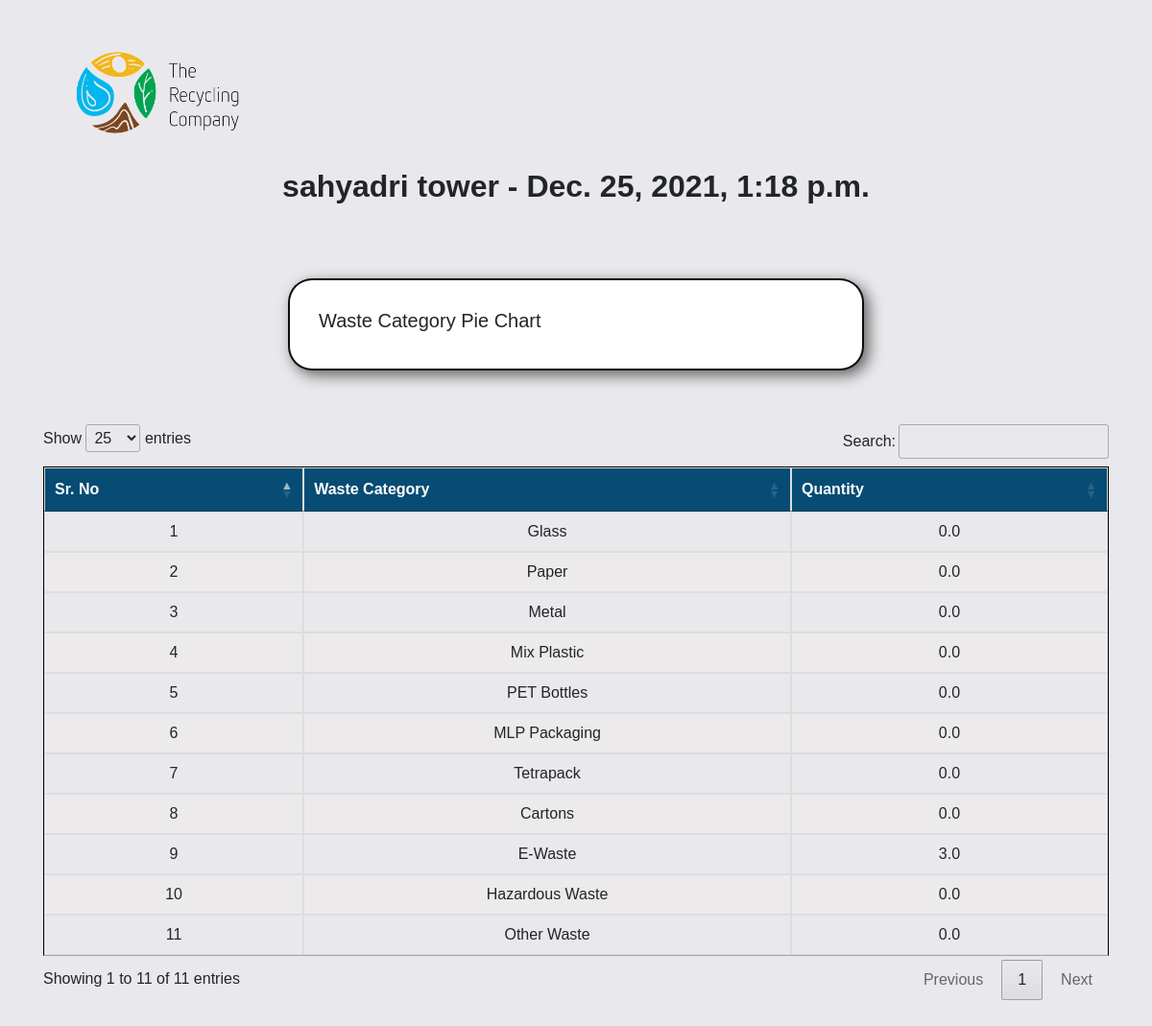
The app's page /societycollectiondetail/57 (signed in) with its own data.
### dashboard/models.py (models this page shows, shortened)
class SocietyCollection(models.Model):
    society_name = models.CharField(max_length=100)
    contact_person_name = models.CharField(max_length=100)
    contact_no = models.CharField(max_length=10)
    created_at = models.DateTimeField(auto_now_add=True)
    updated_at = models.DateTimeField(auto_now=True)
    society_location = models.CharField(max_length=300)
    employee_username = models.CharField(max_length=100)
    glass = models.FloatField(default=0,null=True,blank=True)
    paper = models.FloatField(default=0,null=True,blank=True)
    metal = models.FloatField(default=0,null=True,blank=True)
    mix_plastic = models.FloatField(default=0,null=True,blank=True)
    pet_bottles = models.FloatField(default=0,null=True,blank=True)
    mlp_packaging = models.FloatField(default=0,null=True,blank=True)
    tetrapack = models.FloatField(default=0,null=True,blank=True)
    cartons = models.FloatField(default=0,null=True,blank=True)
    e_waste = models.FloatField(default=0,null=True,blank=True)
    hazardous_waste = models.FloatField(default=0,null=True,blank=True)
    other_waste = models.FloatField(default=0,null=True,blank=True)

### dashboard/views.py (the view)
# urls.py: path("societycollectiondetail/<int:id>",views.societycollectiondetail,name='societycollectiondetail'),
def societycollectiondetail(request,id):
    if request.user.is_authenticated and request.user.is_superuser:
        collection = SocietyCollection.objects.get(id=id)
        return render(request,'societycollectiondetail.html',{"collection":collection})
    else:
        return redirect('adminlogin2')

### threco/templates/societycollectiondetail.html (shortened to what this page needs)
<!DOCTYPE html>
{% load static %}
<html>
<head>
    <link rel="stylesheet" href="https://stackpath.bootstrapcdn.com/bootstrap/4.2.1/css/bootstrap.min.css">
  <link rel="stylesheet" href="https://cdn.datatables.net/1.10.19/css/jquery.dataTables.min.css">
  <link rel="stylesheet" href="{% static 'css/table.css' %}">
  <link rel="stylesheet" href="{% static 'css/popupform.css' %}" />
</head>
<body>
<div class="folder">
   <div class="container">
       <img style="width: 245px;" src="{% static 'img/ThrecoLogo.png' %}" alt=""><br><br>
       <h2><b>{{collection.society_name}} - {{collection.created_at}}</b></h2>
       <br><br>
   </div>
</div>
<div class="chartdiv container">
   <div class="wrapperx">
       <h5>Waste Category Pie Chart</h5>
   </div>
   </div>
<div class="folder">
   <div class="container">
       <table class="table table-fluid" id="myTable">
       <thead>
       <tr>
          <th>Sr. No</th>
          <th>Waste Category</th>
          <th>Quantity</th>
      </tr>
       </thead>
       <tbody>
           <tr><td data-label="Sr. No">1</td><td data-label="Waste Category">Glass</td><td data-label="Quantity">{{collection.glass}}</td></tr>
           <tr><td data-label="Sr. No">2</td><td data-label="Waste Category">Paper</td><td data-label="Quantity">{{collection.paper}}</td></tr>
           <tr><td data-label="Sr. No">3</td><td data-label="Waste Category">Metal</td><td data-label="Quantity">{{collection.metal}}</td></tr>
           <tr><td data-label="Sr. No">4</td><td data-label="Waste Category">Mix Plastic</td><td data-label="Quantity">{{collection.mix_plastic}}</td></tr>
           <tr><td data-label="Sr. No">5</td><td data-label="Waste Category">PET Bottles</td><td data-label="Quantity">{{collection.pet_bottles}}</td></tr>
           <tr><td data-label="Sr. No">6</td><td data-label="Waste Category">MLP Packaging</td><td data-label="Quantity">{{collection.mlp_packaging}}</td></tr>
           <tr><td data-label="Sr. No">7</td><td data-label="Waste Category">Tetrapack</td><td data-label="Quantity">{{collection.tetrapack}}</td></tr>
           <tr><td data-label="Sr. No">8</td><td data-label="Waste Category">Cartons</td><td data-label="Quantity">{{collection.cartons}}</td></tr>
           <tr><td data-label="Sr. No">9</td><td data-label="Waste Category">E-Waste</td><td data-label="Quantity">{{collection.e_waste}}</td></tr>
           <tr><td data-label="Sr. No">10</td><td data-label="Waste Category">Hazardous Waste</td><td data-label="Quantity">{{collection.hazardous_waste}}</td></tr>
           <tr><td data-label="Sr. No">11</td><td data-label="Waste Category">Other Waste</td><td data-label="Quantity">{{collection.other_waste}}</td></tr>
       </tbody>
       </table>
   </div>
</div>
<br><br>
</body>
</html>

### threco/static/css/table.css (style rules this page uses)
body { background-color: #e9e8ec; font-family: sans-serif; }
.table { border: 1px solid black; }
.table thead { color: white; background-color: #074c74; }
.table tr:nth-child(even) { background-color: rgb(236, 234, 234); }
.table td,.table th { padding: 12px 15px; border: 1px solid #ddd; text-align: center; }
.folder { padding:0 10px ; padding-top: 3%; }
.folder .container h2 { text-align: center; }

### threco/static/css/popupform.css (style rules this page uses)
* { margin: 0; padding: 0; box-sizing: border-box; }
body { background-size: cover; opacity: 1; background-position: center; }
.wrapperx { max-width: 600px; width: 100%; background: #fff; margin: 20px auto; box-shadow: 5px 5px 15px rgb(99, 96, 96); border-radius: 25px; padding: 30px; border: 2px solid rgba(0, 0, 0, 0.95); }
.chartdiv { display: flex; width: 100%; padding: 0 10px; }

### records on screen
SocietyCollection: society_name "sahyadri tower", created_at "Dec. 25, 2021, 1:18 p.m.", glass "0.0", paper "0.0", metal "0.0", mix_plastic "0.0", pet_bottles "0.0", mlp_packaging "0.0", tetrapack "0.0", cartons "0.0", e_waste "3.0", hazardous_waste "0.0", other_waste "0.0"
